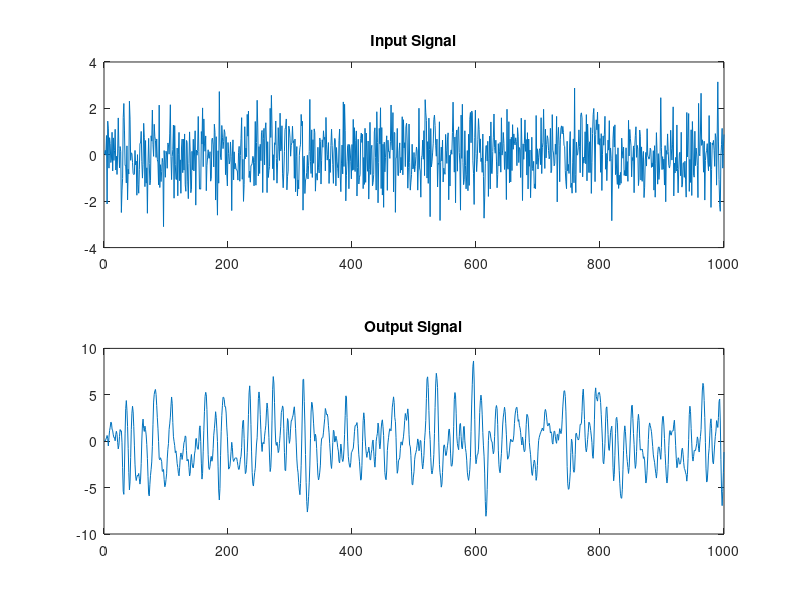

Here is the MATLAB script that generated this plot: (Note: this script raises an error after producing the figure.)
% Simulate input-output data
A = [1 -1.5 0.7]; % Coefficients for the autoregressive part
B = [0 0.5 0.4];  % Coefficients for the exogenous input part

N = 1000; % Number of data points
u = randn(N, 1); % Input signal
y = filter(B, A, u) + 0.1*randn(N, 1); % Output signal with some noise

% Plot the input and output signals
figure;
subplot(2, 1, 1);
plot(u);
title('Input Signal');
subplot(2, 1, 2);
plot(y);
title('Output Signal');

% Fit an ARX model to the data
data = iddata(y, u, 1); % Create iddata object

na = 2; % Order of the autoregressive part
nb = 2; % Order of the exogenous input part
nk = 0; % Input-output delay

model = arx(data, [na nb nk]); % Estimate the ARX model
disp(model); % Display the model parameters


% Validate the model
figure()
compare(data, model); % Compare the model output with the actual output
figure;
resid(data, model); % Plot the residuals
